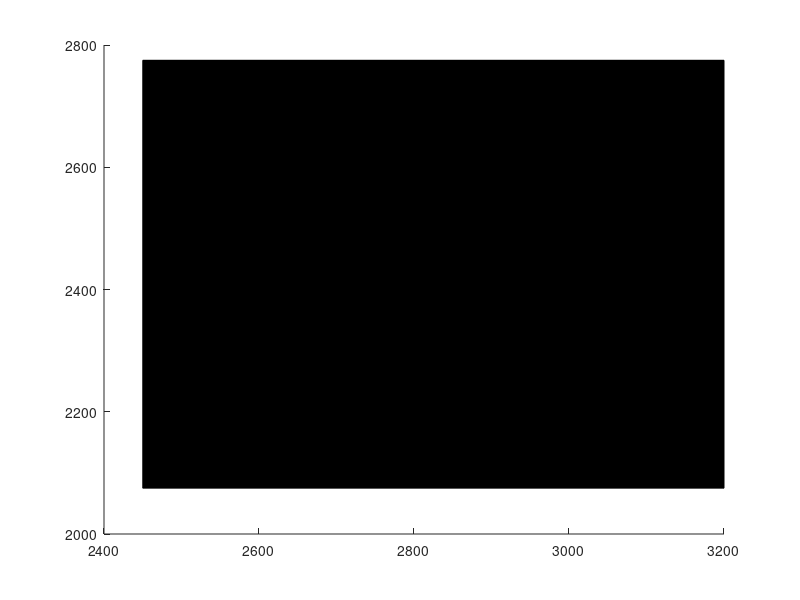

Reproduce this figure in MATLAB. (Note: this script raises an error after producing the figure.)
% A=imread('D:\Sample5_2D_data\Sample5_xyplane_dedrift_imagej\00007.tif');
% C(:,:,1)=A;
% C(:,:,2)=A;
% C(:,:,3)=A;
% f=psi6_count(:,3)==8 & psi6_count(:,7)>2;
% B=psi6_count(f,:);
% imshow(C);
% hold on
% [x,y,z]=sphere(100);
% for i=1:1:length(B(:,1))
%     hSurface=surf((x*15)+B(i,1),(y*15)+B(i,2),(z*15)+1);
%     set(hSurface,'FaceColor',[0 1 0],'FaceAlpha',0.7,'FaceLighting','gouraud','EdgeColor','none');
% end
%  camlight('right')
% colormap(autumn)

% AA=imread('D:\Sample5_2D_data\Sample5_xyplane_dedrift_imagej\00007.tif');
% % AA=A(1381:2425,812:1856);
% imshow(AA);
% patch([0 4300 4300 0], [0 0 4300 4300],'k');
patch([2300+150 3050+150 3050+150 2300+150],[2000+75 2000+75 2700+75 2700+75],'k');
hold on
% CC(:,:,1)=AA;
% CC(:,:,2)=AA;
% CC(:,:,3)=AA;
[x,y,z]=sphere(50);
f=psi6_count(:,3)==8 & psi6_count(:,7)>2;
B=psi6_count(f,:);
f=B(:,1)>(2330+150) & B(:,1)<(3003+150) & B(:,2)>(2030+75) & B(:,2)<(2670+75);
B=B(f,:);
% clear psi6_count
% f=(B(:,1)>812 & B(:,1)<1856 & B(:,2)>1381 & B(:,2)<2425);
% BB=B(f,:);
BB=B;
% BB(:,1)=BB(:,1)-812;
% BB(:,2)=BB(:,2)-1381;
f=psi6_all(:,3)==8;
D=psi6_all(f,:);
f=D(:,1)>(2330+150) & D(:,1)<(3003+150) & D(:,2)>(2030+75) & D(:,2)<(2670+75);
D=D(f,:);
Lia=ismember(D(:,1:3),B(:,1:3),'rows');
Lia=~Lia;
D=D(Lia,:);
% D(:,1)=D(:,1)-812;
% D(:,2)=D(:,2)-1381;
f=D(:,4)>0.5;
D1=D(f,:);
f=D(:,4)<=0.5;
D2=D(f,:);
for i=1:1:length(BB(:,1))
hSurface=surf((x*15)+BB(i,1),(y*15)+BB(i,2),(z*15)+1);
set(hSurface,'FaceColor',[0 1 0], ...
'FaceAlpha',1,'FaceLighting','gouraud','EdgeColor','none');
end
for i=1:1:length(D1(:,1))
hSurface=surf((x*15)+D1(i,1),(y*15)+D1(i,2),(z*15)+1);
set(hSurface,'FaceColor',[1 0 0], ...
'FaceAlpha',1,'FaceLighting','gouraud','EdgeColor','none');
end
for i=1:1:length(D2(:,1))
hSurface=surf((x*15)+D2(i,1),(y*15)+D2(i,2),(z*15)+1);
set(hSurface,'FaceColor',[0 0 1], ...
'FaceAlpha',1,'FaceLighting','gouraud','EdgeColor','none');
end
camlight
material shiny
set(gcf,'WindowStyle','docked')
brighten(0.7)
hold off
axis equal
axis off
axis tight
light
% axis([50 4100 50 4100])
% axis([200 4250 125 4175])
print('final2','-depsc','-r500')
% print('final1','-depsc','-r500')
% ax = gca;
% outerpos = ax.OuterPosition;
% ti = ax.TightInset; 
% left = outerpos(1) + ti(1);
% bottom = outerpos(2) + ti(2);
% ax_width = outerpos(3) - ti(1) - ti(3);
% ax_height = outerpos(4) - ti(2) - ti(4);
% ax.Position = [left bottom ax_width ax_height];
% saveas(gcf,'initial1.fig');